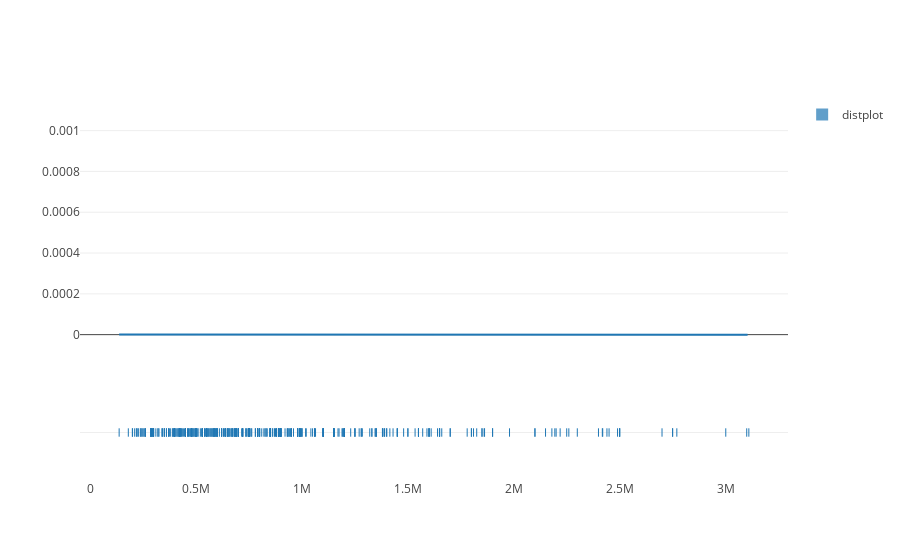

Notebook cell for this chart:
### Code cell
#histogram

import plotly.figure_factory as ff

hist_data = [df.price]
group_labels = ['distplot']
 
fig = ff.create_distplot(hist_data, group_labels, bin_size=20)
iplot(fig, filename='Distribuição pelo Preço de Venda')

### Figure 1 — Plotly figure (JSON) as saved in the notebook; plotly's stock layout.template omitted (floating-point values rounded to 4 significant figures; data arrays with more than 128 entries replaced by an {"elided": "..."} marker saying what was removed)
{"data": [{"autobinx": false, "histnorm": "probability density", "legendgroup": "distplot", "marker": {"color": "rgb(31, 119, 180)"}, "name": "distplot", "opacity": 0.7, "type": "histogram", "uid": "3301eda8-b11c-11e8-bc55-4865ee195c3a", "x": {"elided": "414 int values"}, "xaxis": "x", "xbins": {"end": 3110000, "size": 20, "start": 136700}, "yaxis": "y"}, {"legendgroup": "distplot", "marker": {"color": "rgb(31, 119, 180)"}, "mode": "lines", "name": "distplot", "showlegend": false, "type": "scatter", "uid": "3301ef62-b11c-11e8-b644-4865ee195c3a", "x": {"elided": "500 float values"}, "xaxis": "x", "y": {"elided": "500 float values"}, "yaxis": "y"}, {"legendgroup": "distplot", "marker": {"color": "rgb(31, 119, 180)", "symbol": "line-ns-open"}, "mode": "markers", "name": "distplot", "showlegend": false, "type": "scatter", "uid": "3301f050-b11c-11e8-ad0c-4865ee195c3a", "x": {"elided": "414 int values"}, "xaxis": "x", "y": {"elided": "414 str values"}, "yaxis": "y2"}], "layout": {"barmode": "overlay", "hovermode": "closest", "legend": {"traceorder": "reversed"}, "xaxis": {"anchor": "y2", "domain": [0, 1], "zeroline": false}, "yaxis": {"anchor": "free", "domain": [0.35, 1], "position": 0}, "yaxis2": {"anchor": "x", "domain": [0, 0.25], "dtick": 1, "showticklabels": false}}}
